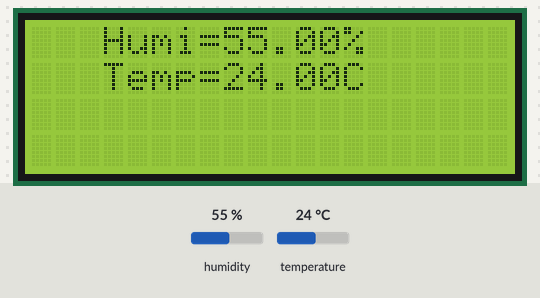
Recording of a sketch running on a simulated ESP32. Parts: 20×4 character LCD. The inputs (shaded band) are chosen by the test bench; at power-on: humidity 55 %, temperature 24 °C. What the sketch prints to the serial monitor is not drawn.

Above: at 1.2 s.
1.3 s: humidity set to 22 %
At 3.5 s:
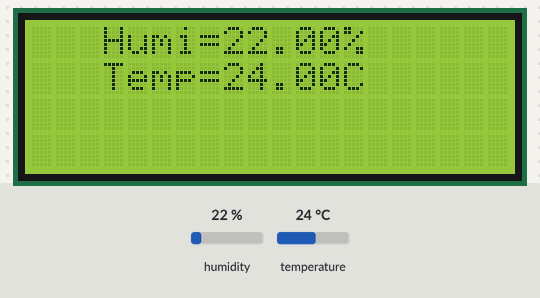
4.0 s: temperature set to 12 °C
At 5.5 s:
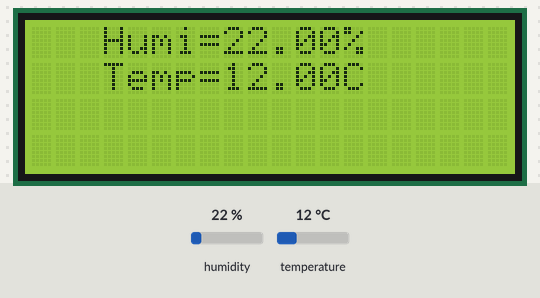
6.7 s: humidity set to 40 %
At 8.6 s:
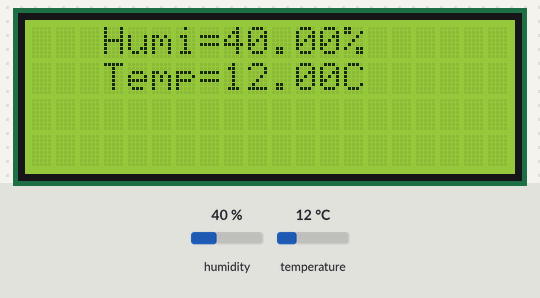
9.6 s: temperature set to 19 °C
Timing chart, 0 to 12.6 s (numbered marks = the images above; inputs shaded):
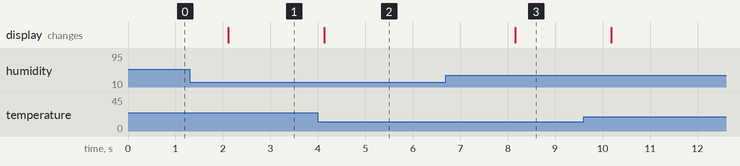

The sketch:

ESP32_NTP_Example.ino
```cpp
#include <Wire.h>
#include <LiquidCrystal_I2C.h>
#include <Adafruit_Sensor.h>
#include "DHT.h"
#define DHTPIN 14
#define DHTTYPE DHT22
DHT dht(DHTPIN, DHTTYPE);
int lcdColums = 20;
int lcdrows = 4;
LiquidCrystal_I2C lcd(0x27,lcdColums,lcdrows);
void setup()
{
  Serial.begin(9600);
  Serial.println();
  Serial.println("Status\tHumidity (%)\tTemperature (C)\t(F)");
  lcd.init();
  lcd.backlight();
  lcd.setCursor(0, 0);
  lcd.print("Test");
  lcd.clear();
}
void loop(){
  float h = dht.readHumidity();
  float t = dht.readTemperature();
  lcd.setCursor(3,0);
  lcd.print("Humi=" + String(h)+"%");
  lcd.setCursor(3,1);
  lcd.print("Temp=" + String(t)+"C");
}
```

Measured:
- after the input at 1.3 s, the display: changes after 0.81 s (image 1)
- after the input at 4.0 s, the display: changes after 0.13 s (image 2)
- after the input at 6.7 s, the display: changes after 1.5 s (image 3)
